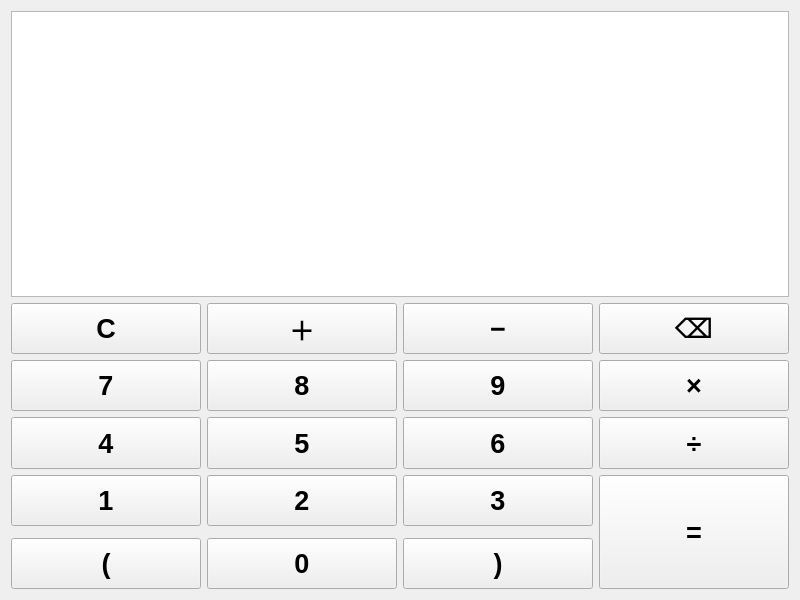
<?xml version="1.0" encoding="UTF-8"?>
<ui version="4.0">
 <class>Widget</class>
 <widget class="QWidget" name="Widget">
  <property name="geometry">
   <rect>
    <x>0</x>
    <y>0</y>
    <width>800</width>
    <height>600</height>
   </rect>
  </property>
  <property name="windowTitle">
   <string>Widget</string>
  </property>
  <layout class="QVBoxLayout" name="verticalLayout">
   <item>
    <widget class="QTextBrowser" name="textBrowser">
     <property name="font">
      <font>
       <pointsize>30</pointsize>
       <bold>true</bold>
      </font>
     </property>
    </widget>
   </item>
   <item>
    <layout class="QGridLayout" name="gridLayout_2">
     <item row="0" column="3">
      <widget class="QPushButton" name="pushButton_back">
       <property name="sizePolicy">
        <sizepolicy hsizetype="Expanding" vsizetype="Expanding">
         <horstretch>0</horstretch>
         <verstretch>0</verstretch>
        </sizepolicy>
       </property>
       <property name="font">
        <font>
         <pointsize>20</pointsize>
         <bold>true</bold>
        </font>
       </property>
       <property name="text">
        <string>⌫</string>
       </property>
      </widget>
     </item>
     <item row="0" column="1">
      <widget class="QPushButton" name="pushButton_a">
       <property name="sizePolicy">
        <sizepolicy hsizetype="Expanding" vsizetype="Expanding">
         <horstretch>0</horstretch>
         <verstretch>0</verstretch>
        </sizepolicy>
       </property>
       <property name="font">
        <font>
         <pointsize>20</pointsize>
         <bold>true</bold>
        </font>
       </property>
       <property name="text">
        <string>＋</string>
       </property>
      </widget>
     </item>
     <item row="0" column="0">
      <widget class="QPushButton" name="pushButton_C">
       <property name="sizePolicy">
        <sizepolicy hsizetype="Expanding" vsizetype="Expanding">
         <horstretch>0</horstretch>
         <verstretch>0</verstretch>
        </sizepolicy>
       </property>
       <property name="font">
        <font>
         <pointsize>20</pointsize>
         <bold>true</bold>
        </font>
       </property>
       <property name="text">
        <string>C</string>
       </property>
      </widget>
     </item>
     <item row="7" column="2">
      <widget class="QPushButton" name="pushButton_r">
       <property name="sizePolicy">
        <sizepolicy hsizetype="Expanding" vsizetype="Expanding">
         <horstretch>0</horstretch>
         <verstretch>0</verstretch>
        </sizepolicy>
       </property>
       <property name="font">
        <font>
         <pointsize>20</pointsize>
         <bold>true</bold>
        </font>
       </property>
       <property name="text">
        <string>)</string>
       </property>
      </widget>
     </item>
     <item row="5" column="3" rowspan="3">
      <widget class="QPushButton" name="pushButton_eq">
       <property name="sizePolicy">
        <sizepolicy hsizetype="Expanding" vsizetype="Expanding">
         <horstretch>0</horstretch>
         <verstretch>0</verstretch>
        </sizepolicy>
       </property>
       <property name="font">
        <font>
         <pointsize>20</pointsize>
         <bold>true</bold>
        </font>
       </property>
       <property name="text">
        <string>=</string>
       </property>
      </widget>
     </item>
     <item row="2" column="3">
      <widget class="QPushButton" name="pushButton_m">
       <property name="sizePolicy">
        <sizepolicy hsizetype="Expanding" vsizetype="Expanding">
         <horstretch>0</horstretch>
         <verstretch>0</verstretch>
        </sizepolicy>
       </property>
       <property name="font">
        <font>
         <pointsize>20</pointsize>
         <bold>true</bold>
        </font>
       </property>
       <property name="text">
        <string>×</string>
       </property>
      </widget>
     </item>
     <item row="5" column="2">
      <widget class="QPushButton" name="pushButton_3">
       <property name="sizePolicy">
        <sizepolicy hsizetype="Expanding" vsizetype="Expanding">
         <horstretch>0</horstretch>
         <verstretch>0</verstretch>
        </sizepolicy>
       </property>
       <property name="font">
        <font>
         <pointsize>20</pointsize>
         <bold>true</bold>
        </font>
       </property>
       <property name="text">
        <string>3</string>
       </property>
      </widget>
     </item>
     <item row="4" column="2">
      <widget class="QPushButton" name="pushButton_6">
       <property name="sizePolicy">
        <sizepolicy hsizetype="Expanding" vsizetype="Expanding">
         <horstretch>0</horstretch>
         <verstretch>0</verstretch>
        </sizepolicy>
       </property>
       <property name="font">
        <font>
         <pointsize>20</pointsize>
         <bold>true</bold>
        </font>
       </property>
       <property name="text">
        <string>6</string>
       </property>
      </widget>
     </item>
     <item row="5" column="0">
      <widget class="QPushButton" name="pushButton_1">
       <property name="sizePolicy">
        <sizepolicy hsizetype="Expanding" vsizetype="Expanding">
         <horstretch>0</horstretch>
         <verstretch>0</verstretch>
        </sizepolicy>
       </property>
       <property name="font">
        <font>
         <pointsize>20</pointsize>
         <bold>true</bold>
        </font>
       </property>
       <property name="text">
        <string>1</string>
       </property>
      </widget>
     </item>
     <item row="7" column="0">
      <widget class="QPushButton" name="pushButton_l">
       <property name="sizePolicy">
        <sizepolicy hsizetype="Expanding" vsizetype="Expanding">
         <horstretch>0</horstretch>
         <verstretch>0</verstretch>
        </sizepolicy>
       </property>
       <property name="font">
        <font>
         <pointsize>20</pointsize>
         <bold>true</bold>
        </font>
       </property>
       <property name="text">
        <string>(</string>
       </property>
      </widget>
     </item>
     <item row="0" column="2">
      <widget class="QPushButton" name="pushButton_s">
       <property name="sizePolicy">
        <sizepolicy hsizetype="Expanding" vsizetype="Expanding">
         <horstretch>0</horstretch>
         <verstretch>0</verstretch>
        </sizepolicy>
       </property>
       <property name="font">
        <font>
         <pointsize>20</pointsize>
         <bold>true</bold>
        </font>
       </property>
       <property name="text">
        <string>−</string>
       </property>
      </widget>
     </item>
     <item row="2" column="2">
      <widget class="QPushButton" name="pushButton_9">
       <property name="sizePolicy">
        <sizepolicy hsizetype="Expanding" vsizetype="Expanding">
         <horstretch>0</horstretch>
         <verstretch>0</verstretch>
        </sizepolicy>
       </property>
       <property name="font">
        <font>
         <pointsize>20</pointsize>
         <bold>true</bold>
        </font>
       </property>
       <property name="text">
        <string>9</string>
       </property>
      </widget>
     </item>
     <item row="2" column="1">
      <widget class="QPushButton" name="pushButton_8">
       <property name="sizePolicy">
        <sizepolicy hsizetype="Expanding" vsizetype="Expanding">
         <horstretch>0</horstretch>
         <verstretch>0</verstretch>
        </sizepolicy>
       </property>
       <property name="font">
        <font>
         <pointsize>20</pointsize>
         <bold>true</bold>
        </font>
       </property>
       <property name="text">
        <string>8</string>
       </property>
      </widget>
     </item>
     <item row="4" column="3">
      <widget class="QPushButton" name="pushButton_d">
       <property name="sizePolicy">
        <sizepolicy hsizetype="Expanding" vsizetype="Expanding">
         <horstretch>0</horstretch>
         <verstretch>0</verstretch>
        </sizepolicy>
       </property>
       <property name="font">
        <font>
         <pointsize>20</pointsize>
         <bold>true</bold>
        </font>
       </property>
       <property name="text">
        <string>÷</string>
       </property>
      </widget>
     </item>
     <item row="7" column="1">
      <widget class="QPushButton" name="pushButton_0">
       <property name="sizePolicy">
        <sizepolicy hsizetype="Expanding" vsizetype="Expanding">
         <horstretch>0</horstretch>
         <verstretch>0</verstretch>
        </sizepolicy>
       </property>
       <property name="font">
        <font>
         <pointsize>20</pointsize>
         <bold>true</bold>
        </font>
       </property>
       <property name="text">
        <string>0</string>
       </property>
      </widget>
     </item>
     <item row="4" column="1">
      <widget class="QPushButton" name="pushButton_5">
       <property name="sizePolicy">
        <sizepolicy hsizetype="Expanding" vsizetype="Expanding">
         <horstretch>0</horstretch>
         <verstretch>0</verstretch>
        </sizepolicy>
       </property>
       <property name="font">
        <font>
         <pointsize>20</pointsize>
         <bold>true</bold>
        </font>
       </property>
       <property name="text">
        <string>5</string>
       </property>
      </widget>
     </item>
     <item row="2" column="0">
      <widget class="QPushButton" name="pushButton_7">
       <property name="sizePolicy">
        <sizepolicy hsizetype="Expanding" vsizetype="Expanding">
         <horstretch>0</horstretch>
         <verstretch>0</verstretch>
        </sizepolicy>
       </property>
       <property name="font">
        <font>
         <pointsize>20</pointsize>
         <bold>true</bold>
        </font>
       </property>
       <property name="text">
        <string>7</string>
       </property>
      </widget>
     </item>
     <item row="5" column="1">
      <widget class="QPushButton" name="pushButton_2">
       <property name="sizePolicy">
        <sizepolicy hsizetype="Expanding" vsizetype="Expanding">
         <horstretch>0</horstretch>
         <verstretch>0</verstretch>
        </sizepolicy>
       </property>
       <property name="font">
        <font>
         <pointsize>20</pointsize>
         <bold>true</bold>
        </font>
       </property>
       <property name="text">
        <string>2</string>
       </property>
      </widget>
     </item>
     <item row="4" column="0">
      <widget class="QPushButton" name="pushButton_4">
       <property name="sizePolicy">
        <sizepolicy hsizetype="Expanding" vsizetype="Expanding">
         <horstretch>0</horstretch>
         <verstretch>0</verstretch>
        </sizepolicy>
       </property>
       <property name="font">
        <font>
         <pointsize>20</pointsize>
         <bold>true</bold>
        </font>
       </property>
       <property name="text">
        <string>4</string>
       </property>
      </widget>
     </item>
    </layout>
   </item>
  </layout>
 </widget>
 <resources/>
 <connections/>
</ui>
